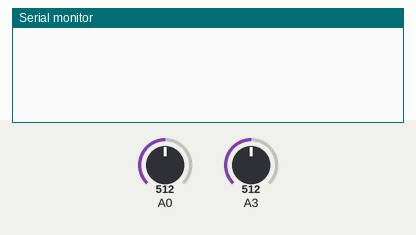
This sketch was run on a simulated Arduino Micro, built with avr-gcc and run on an emulated ATmega32U4. Shown: the last lines printed to the serial monitor. Inputs (shaded band) come from the test bench; at power-on: A0 = 512, A3 = 512. USB keyboard and mouse output is not drawn.

Above: at 1.2 s.
1.3 s: A0 set to 744
2.8 s: A0 set to 759
At 7.2 s:
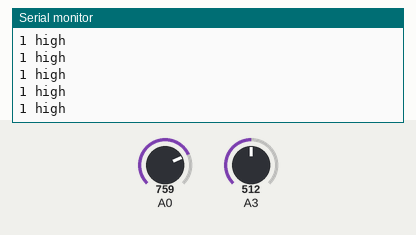
7.3 s: A0 set to 257
8.8 s: A0 set to 238
At 9.2 s:
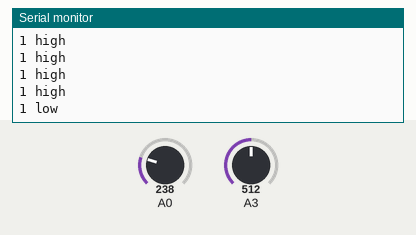

The sketch:

GamepadVITA.ino
```cpp
// Simple gamepad example that demonstraits how to read five Arduino
// digital pins and map them to the Arduino Joystick library.
//
// The digital pins 2 - 6 are grounded when they are pressed.
// Pin 2 = UP
// Pin 3 = RIGHT
// Pin 4 = DOWN
// Pin 5 = LEFT
// Pin 6 = FIRE
//
// NOTE: This sketch file is for use with Arduino Leonardo and
//       Arduino Micro only.
//
// by Matthew Heironimus
// 2016-11-24
//--------------------------------------------------------------------

#include <Joystick.h>

Joystick_ Joystick(JOYSTICK_DEFAULT_REPORT_ID, JOYSTICK_TYPE_GAMEPAD,
                   2, 0,                  // Button Count, Hat Switch Count
                   true, true, false,     // X and Y, but no Z Axis
                   true, true, false,   // No Rx, Ry, or Rz
                   false, false,          // No rudder or throttle
                   false, false, false);  // No accelerator, brake, or steering

void setup() {
  // Initialize Button Pins
  pinMode(2, INPUT_PULLUP);
  pinMode(3, INPUT_PULLUP);
  pinMode(4, INPUT_PULLUP);
  pinMode(5, INPUT_PULLUP);
  pinMode(6, INPUT_PULLUP);
    CLKPR = 0x80; // (1000 0000) enable change in clock frequency
  CLKPR = 0x01; // (0000 0001) use clock division factor 2 to reduce the frequency from 16 MHz to 8 MHz

  // Initialize Joystick Library
  Joystick.begin();
  Joystick.setXAxisRange(200, 800);
  Joystick.setYAxisRange(200, 800);
  Joystick.setRxAxisRange(200, 800);
  Joystick.setRyAxisRange(200, 800);
}

// Last state of the buttons
unsigned long lastExtremeTimes[3] = {0, 0, 0};
int switcher = -1;
int switch_count = 0;
bool updateRotAxis = false;
int milisecondsWindow = 500;
int clickDeadZone = 100;
unsigned long lastImmobileTime = -1;
unsigned long immobileClickTime = 1000;
bool allowImmobileClick = false;
int buttonDelay = 25;

void loop()
{

  int xax = analogRead(A0);
  int yax = analogRead(A3);
    // Serial.print( xax);
   //Serial.print(" ");
  // Serial.println(yax);

 if (xax  < 500 - clickDeadZone || xax  > 500 + clickDeadZone ||
     yax  < 500 - clickDeadZone || yax  > 500 + clickDeadZone)
     {
      lastImmobileTime = millis();
      allowImmobileClick = true;
     }

if (millis() - lastImmobileTime > 1000 && allowImmobileClick)
{
  Joystick.pressButton(0);
  delay(buttonDelay);
  Joystick.releaseButton(0);

  Serial.println("immobile Click ");
  allowImmobileClick = false;
}

  bool condition = false;

  if (switcher == -1)
    condition = xax > 750 ||  xax < 250;
  else  if (switcher)
    condition = xax > 750 ; // top
  else
    condition = xax < 250; // bottom

  //    for (int n = 0; n < 3; n++)
  //    {
  //      Serial.print(lastExtremeTimes[n]);
  //      Serial.print(" ");
  //    }
  //
  //    Serial.println(condition);

  if (condition ) //  || xax < 250
  {
    switch_count++;

    if (xax > 750) {
      switcher = 0;
      Serial.print(switch_count);
      Serial.println(" high ");

    }
    else if (xax < 250) {
      switcher = 1;
      Serial.print(switch_count);
      Serial.println(" low ");

    }

    lastExtremeTimes[0] = lastExtremeTimes[1];
    lastExtremeTimes[1] = lastExtremeTimes[2];
    lastExtremeTimes[2] = millis();
    if (lastExtremeTimes[2] - lastExtremeTimes[0] < milisecondsWindow
    && switch_count >= 3)
    {
      Serial.print(switch_count);

      Serial.println(" trigger\n");
      switch_count = 0;
      Joystick.setXAxis(512);
      Joystick.setYAxis(512);
      delay(100);
      Joystick.pressButton(1);
      delay(buttonDelay);
      Joystick.releaseButton(1);

      //      if (updateRotAxis)
      //      {
      //        updateRotAxis = false;
      //          Joystick.setRxAxis(512);
      //        Joystick.setRyAxis(512);
      //
      //        }
      //      else
      //      {
      //        updateRotAxis = true;
      //          Joystick.setXAxis(512);
      //        Joystick.setYAxis(512);
      //
      //      }
      //      Serial.print("switching axis");
      //      Serial.println(updateRotAxis);


    }
   // if (switch_count> 2)
  //  switch_count = 0;


  }
  if (millis() - lastExtremeTimes[2] >= milisecondsWindow)
  {
    switch_count = 0;

    if (switcher != -1)
      Serial.println("\n");
    switcher = -1;
  }
  if (!updateRotAxis)
  {
    Joystick.setXAxis(xax);
    Joystick.setYAxis(yax);
  }
  else
  {
    Joystick.setRxAxis(xax);
    Joystick.setRyAxis(yax);
  }

  delay(10);
}
```

Measured:
- the behaviour switches between 750 and 751 on A0 (found by bisection; images 0 and 1)
- the behaviour switches between 250 and 249 on A0 (found by bisection; images 1 and 2)
- after the input at 2.8 s, the serial monitor: prints a new line at once (image 1)
- after the input at 8.8 s, the serial monitor: prints a new line at once (image 2)
